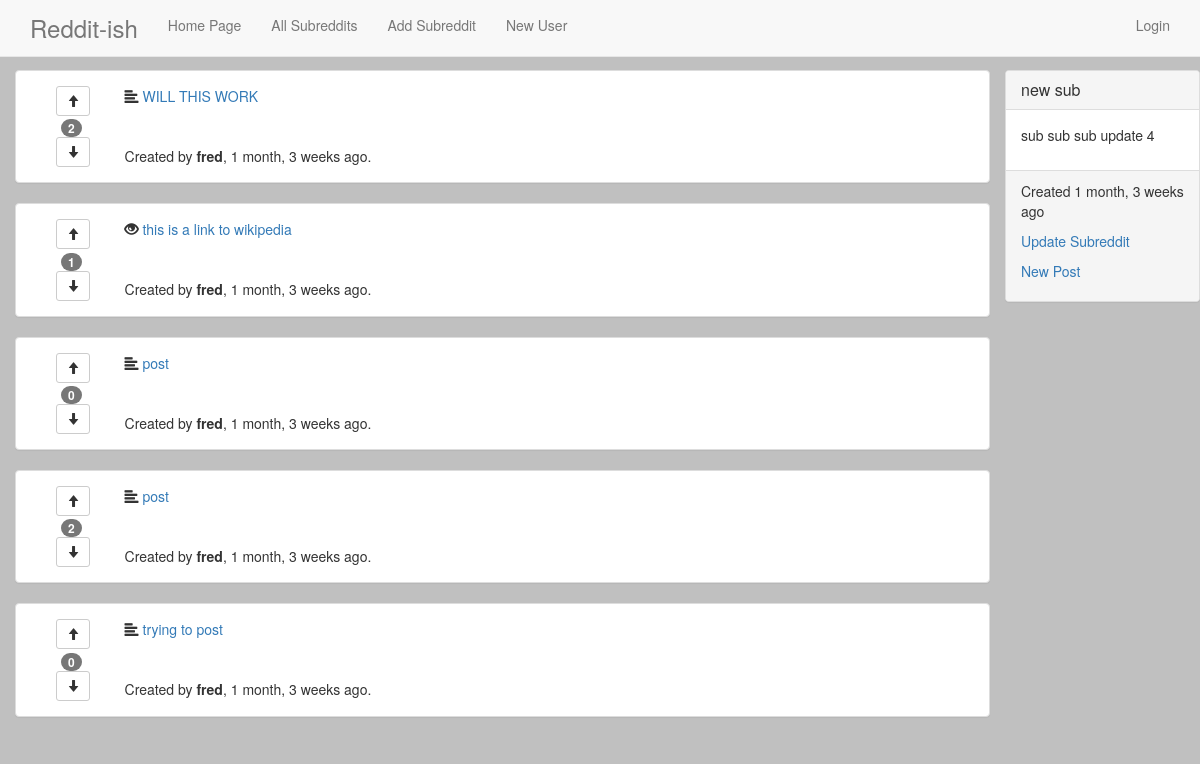
The page /13/ on the database its author committed.
### reddit_app/models.py (models this page shows, shortened)
class Post(models.Model):
    title = models.CharField(max_length=175)
    description = models.CharField(max_length=255)
    url = models.URLField(null=True, blank=True)
    creation_time = models.DateTimeField(auto_now_add=True)
    modification_time = models.DateTimeField(auto_now=True)
    subreddit = models.ForeignKey(Subreddit)
    user = models.ForeignKey(User)
    class Meta:
        ordering = ("-creation_time",)
    @property
    def score(self):
        return sum(post_obj.score for post_obj in self.postvote_set.all())

class PostVote(models.Model):
    user = models.ForeignKey(User)
    post = models.ForeignKey(Post)
    value = models.BooleanField()
    class Meta:
        unique_together = ('user', 'post')
    @property
    def score(self):
        if self.value:
            return 1
        return -1

class Subreddit(models.Model):
    name = models.CharField(max_length=50, unique=True)
    description = models.TextField()
    creation = models.DateTimeField(auto_now_add=True)
    def recent_posts(self):
        return self.post_set.all()
    def __str__(self):
        return self.name
    class Meta:
        ordering = ("name",)

### reddit_app/views.py (the view)
# urls.py: url(r'^(?P<pk>\d+)/$', SubredditDetailView.as_view(), name='subreddit_detail_view'),
class SubredditDetailView(DetailView):
    model = Subreddit

### templates/reddit_app/subreddit_detail.html (shortened to what this page needs)
{% extends 'base.html' %}
{% block content %}
<div class="row">
<div class="col-md-10">
  <div class="row">
      {% for post in object.recent_posts %}
        <div class="panel panel-default">
          <div class="panel-body">
            <div class="col-md-1">
              <div class="col-sm-1 ">
                  <div class="row center-block">
                    <div class="col">
                    <div class="btn-toolbar" role='group'>
                      <form class="" action="{% url 'post_upvote_view' post.id %}" method="post">
                        <button type="submit" class='btn btn-default btn-sm'>
                          <span class="glyphicon glyphicon-arrow-up" aria-hidden="true"></span>
                        </button>
                      </form>
                    </div>
                  </div>
                  </div>
                  <div class="row center-block">
                    <div class="col">
                      <span class="badge">{{ post.score }}</span>
                    </div>
                  </div>
                  <div class="row center-block">
                    <div class="col">
                    <div class="btn-toolbar" role='group'>
                      <form class="" action="{% url 'post_downvote_view' post.id %}" method="post">
                        <button type="submit" class='btn btn-default btn-sm'>
                          <span class="glyphicon glyphicon-arrow-down" aria-hidden="true"></span>
                        </button>
                      </form>
                    </div>
                  </div>
                  </div>
              </div>
            </div>
            <div class="col-md-11">
            {% if post.url %}
              <span class="glyphicon glyphicon-eye-open" aria-hidden="true"></span>
              <a href="{{ post.url }}">{{ post.title }}</a>
            {% else %}
              <span class="glyphicon glyphicon-align-left" aria-hidden="true"></span>
              <a href="{% url 'post_detail_view' post.id %}">{{ post.title }}</a>
            {% endif %}
              <br><br><br>
              Created by <b>{{ post.user }}</b>, {{ post.creation_time|timesince }} ago.
            </div>
          </div>
      </div>
      {% endfor %}
  </div>
</div>
<div class="col-md-2">
  <div class="affix">
  <div class="panel panel-default">
    <div class="panel-heading">
        <h3 class="panel-title">{{ object }}</a></h3>
    </div>
    <div class="panel-body">
        <p>
            {{ object.description }}
        </p>
    </div>
    <div class="panel-footer">
    <p>
        Created {{ object.creation|timesince }} ago
    </p>
    <p>
        <a href="{% url 'subreddit_update_view' object.id %}">Update Subreddit</a>
    </p>
    <p>
        <a href="{% url 'post_create_view' object.id %}">New Post</a>
    </p>
    </div>
  </div>
  </div>
</div>
</div>
{% endblock %}

### templates/base.html (style rules this page uses)
body { background-color: silver; padding-top: 70px; }

### rows shown on the page
Post: score "2", title "WILL THIS WORK", user "fred", creation_time "1 month, 3 weeks"
Post: score "1", title "this is a link to wikipedia", user "fred", creation_time "1 month, 3 weeks"
Post: score "0", title "post", user "fred", creation_time "1 month, 3 weeks"
Post: score "2", title "post", user "fred", creation_time "1 month, 3 weeks"
Post: score "0", title "trying to post", user "fred", creation_time "1 month, 3 weeks"
Subreddit: name "new sub", description "sub sub sub update 4", creation "1 month, 3 weeks"
